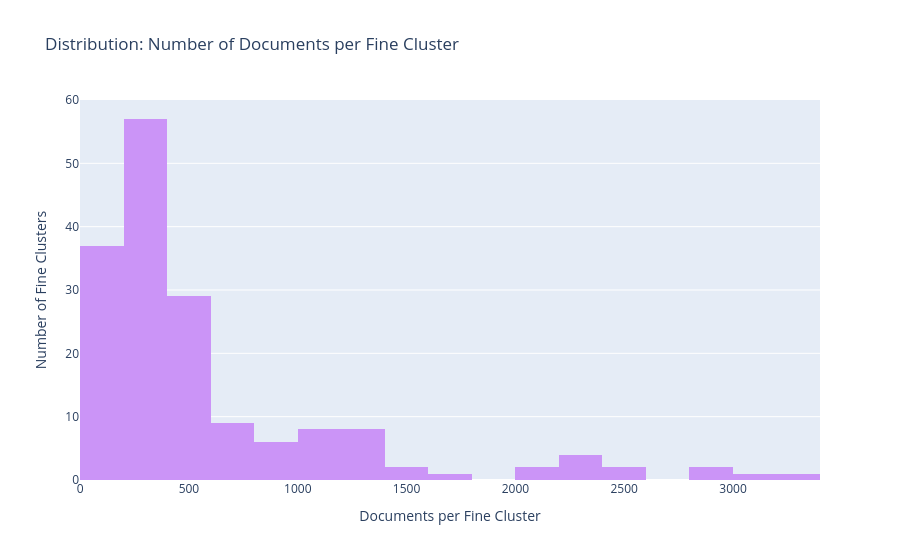

The cell this chart's notebook holds for it:
### Code cell
# ==========================================
# Chart 2: Documents per Fine Cluster
# ==========================================
# Plot the distribution of cluster sizes (How many documents end up in a fine cluster?)
fig2 = px.histogram(
    df_fine, 
    x="Size", 
    title="Distribution: Number of Documents per Fine Cluster",
    labels={"Size": "Documents per Fine Cluster"},
    nbins=30, # Adjust this if you want wider/narrower bins
    color_discrete_sequence=['#CB94F7']
)
fig2.update_layout(yaxis_title="Number of Fine Clusters")
fig2.show()

### Figure 1 — Plotly figure (JSON) as saved in the notebook; plotly's stock layout.template omitted (floating-point values rounded to 4 significant figures; data arrays with more than 128 entries replaced by an {"elided": "..."} marker saying what was removed)
{"data": [{"bingroup": "x", "hovertemplate": "Documents per Fine Cluster=%{x}<br>count=%{y}<extra></extra>", "legendgroup": "", "marker": {"color": "#CB94F7", "pattern": {"shape": ""}}, "name": "", "nbinsx": 30, "orientation": "v", "showlegend": false, "type": "histogram", "x": {"elided": "169 int values"}, "xaxis": "x", "yaxis": "y"}], "layout": {"barmode": "relative", "legend": {"tracegroupgap": 0}, "title": {"text": "Distribution: Number of Documents per Fine Cluster"}, "xaxis": {"anchor": "y", "domain": [0, 1], "title": {"text": "Documents per Fine Cluster"}}, "yaxis": {"anchor": "x", "domain": [0, 1], "title": {"text": "Number of Fine Clusters"}}}}
